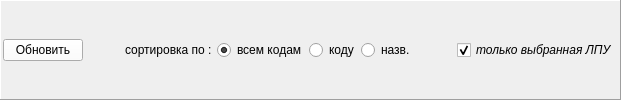
                    <widget class="QFrame" name="pan_up_medsites">
                     <property name="frameShape">
                      <enum>QFrame::Panel</enum>
                     </property>
                     <property name="frameShadow">
                      <enum>QFrame::Raised</enum>
                     </property>
                     <layout class="QHBoxLayout" name="horizontalLayout_6">
                      <property name="spacing">
                       <number>2</number>
                      </property>
                      <property name="leftMargin">
                       <number>2</number>
                      </property>
                      <property name="topMargin">
                       <number>2</number>
                      </property>
                      <property name="rightMargin">
                       <number>2</number>
                      </property>
                      <property name="bottomMargin">
                       <number>2</number>
                      </property>
                      <item>
                       <widget class="QPushButton" name="bn_refresh_medsites">
                        <property name="palette">
                         <palette>
                          <active>
                           <colorrole role="Button">
                            <brush brushstyle="SolidPattern">
                             <color alpha="255">
                              <red>255</red>
                              <green>255</green>
                              <blue>255</blue>
                             </color>
                            </brush>
                           </colorrole>
                          </active>
                          <inactive>
                           <colorrole role="Button">
                            <brush brushstyle="SolidPattern">
                             <color alpha="255">
                              <red>255</red>
                              <green>255</green>
                              <blue>255</blue>
                             </color>
                            </brush>
                           </colorrole>
                          </inactive>
                          <disabled>
                           <colorrole role="Button">
                            <brush brushstyle="SolidPattern">
                             <color alpha="255">
                              <red>255</red>
                              <green>255</green>
                              <blue>255</blue>
                             </color>
                            </brush>
                           </colorrole>
                          </disabled>
                         </palette>
                        </property>
                        <property name="text">
                         <string>Обновить</string>
                        </property>
                       </widget>
                      </item>
                      <item>
                       <spacer name="horizontalSpacer_8">
                        <property name="orientation">
                         <enum>Qt::Horizontal</enum>
                        </property>
                        <property name="sizeHint" stdset="0">
                         <size>
                          <width>40</width>
                          <height>20</height>
                         </size>
                        </property>
                       </spacer>
                      </item>
                      <item>
                       <widget class="QLabel" name="label_11">
                        <property name="font">
                         <font>
                          <weight>50</weight>
                          <bold>false</bold>
                         </font>
                        </property>
                        <property name="text">
                         <string>сортировка по : </string>
                        </property>
                       </widget>
                      </item>
                      <item>
                       <widget class="QRadioButton" name="rb_sort_ms4codes">
                        <property name="font">
                         <font>
                          <weight>50</weight>
                          <bold>false</bold>
                         </font>
                        </property>
                        <property name="text">
                         <string>всем кодам</string>
                        </property>
                        <property name="checked">
                         <bool>true</bool>
                        </property>
                       </widget>
                      </item>
                      <item>
                       <widget class="QRadioButton" name="rb_sort_ms4code">
                        <property name="font">
                         <font>
                          <weight>50</weight>
                          <bold>false</bold>
                         </font>
                        </property>
                        <property name="text">
                         <string>коду</string>
                        </property>
                        <property name="checked">
                         <bool>false</bool>
                        </property>
                       </widget>
                      </item>
                      <item>
                       <widget class="QRadioButton" name="rb_sort_ms4name">
                        <property name="font">
                         <font>
                          <weight>50</weight>
                          <bold>false</bold>
                         </font>
                        </property>
                        <property name="text">
                         <string>назв.</string>
                        </property>
                        <property name="checked">
                         <bool>false</bool>
                        </property>
                       </widget>
                      </item>
                      <item>
                       <spacer name="horizontalSpacer_13">
                        <property name="orientation">
                         <enum>Qt::Horizontal</enum>
                        </property>
                        <property name="sizeHint" stdset="0">
                         <size>
                          <width>40</width>
                          <height>20</height>
                         </size>
                        </property>
                       </spacer>
                      </item>
                      <item>
                       <widget class="QCheckBox" name="ch_medsites_mo">
                        <property name="font">
                         <font>
                          <weight>50</weight>
                          <italic>true</italic>
                          <bold>false</bold>
                         </font>
                        </property>
                        <property name="text">
                         <string>только выбранная ЛПУ</string>
                        </property>
                        <property name="checked">
                         <bool>true</bool>
                        </property>
                       </widget>
                      </item>
                     </layout>
                    </widget>
